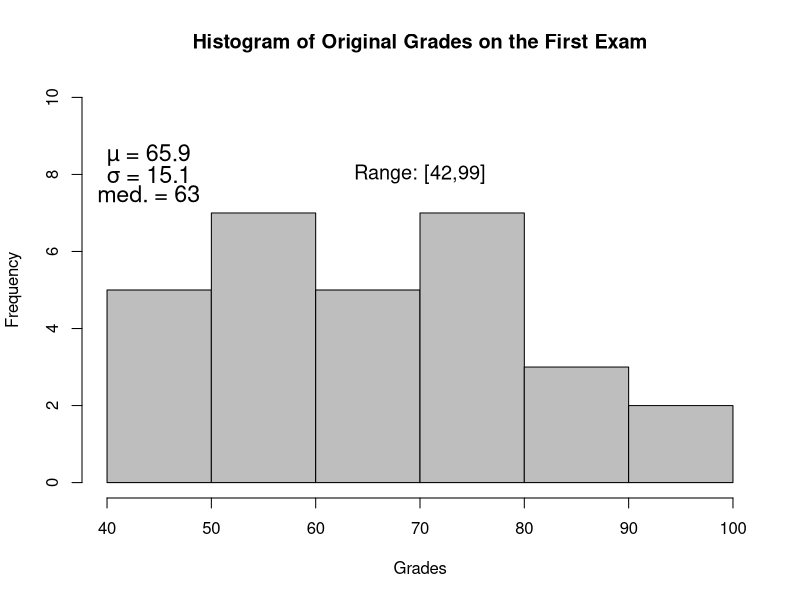
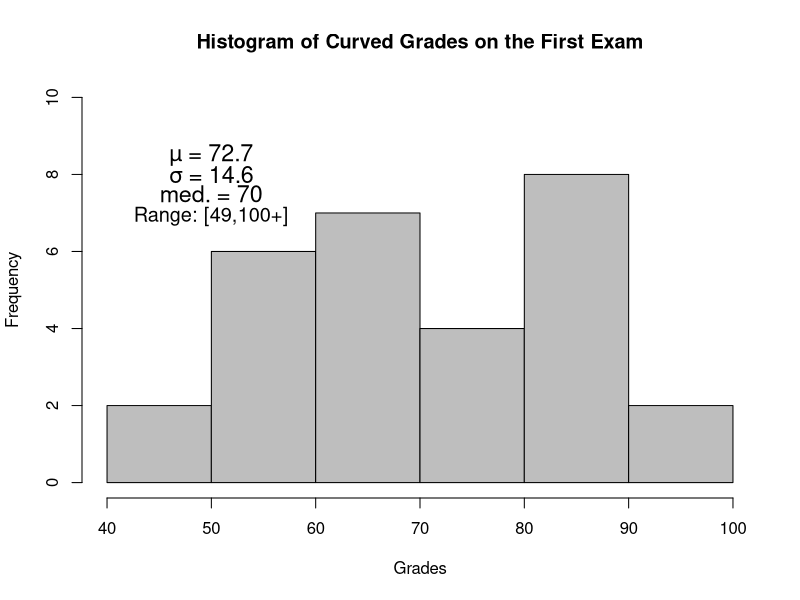
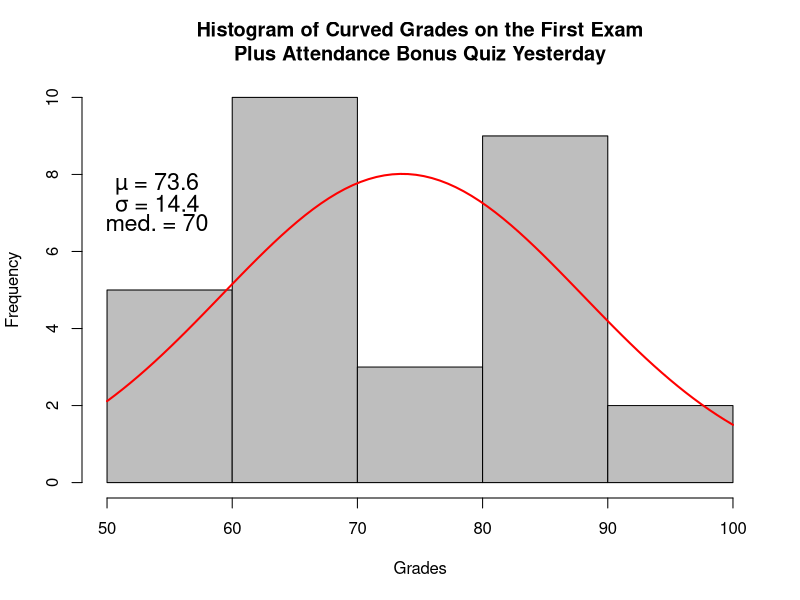
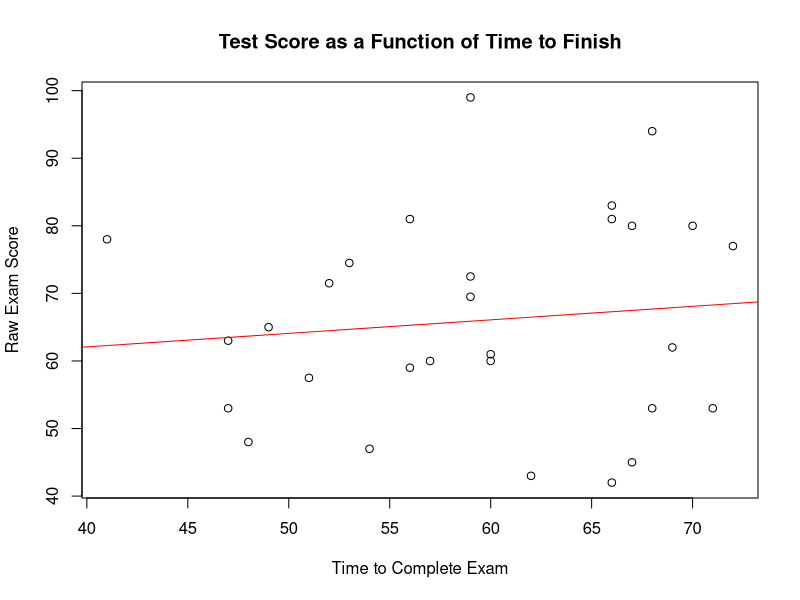

Write R code to recreate these figures, in order.
# A nice small script to provide some graphic insight to test grade distributions.

library(foreign)
# setwd("")

fontsize=10

# A function to draw a distribution normal curve over the histogram:
# (Thanks to Peter Dalgaard)
addNorm <- function(data,color,linewidth) {	
	xfit<-seq(min(data),max(data),length=80)
	yfit<-dnorm(xfit,mean=mean(data),sd=sd(data))
	yfit <- yfit*diff(h$mids[1:2])*length(data)
	lines(xfit, yfit, col=color, lwd=linewidth) 
return
}

addText <- function(xcoord,ycoord,avg,sd,med) {
	text(xcoord,ycoord,labels=paste("µ = ",avg,sep=""), cex=1.4)
	text(xcoord,(ycoord-0.5),labels=paste("σ = ",sd,sep=""),cex=1.4)
	text(xcoord,(ycoord-1.0),labels=paste("med. = ",med,sep=""),cex=1.4)
return
}

flatTop <- function(datavector,topofrange) {
	for(i in 1:length(datavector)) {
		if (datavector[i]>topofrange) { datavector[i]=topofrange }
	}
return(datavector)
}

# get grades for the first exam:
grades<-read.table("firsttest.tab", sep = "\t", header=TRUE, fill=TRUE)
attach(grades)

# Create summary statistics for Exam 1 raw values:
minimum=min(Exam1RAW)
maximum=max(Exam1RAW)
avg<-round(mean((Exam1RAW)),digits=1)
sd<-round(sd(Exam1RAW),digits=1)
mediangrade<-median(Exam1RAW)

png(filename="test1rawhistogram.png", 
    res=300, 
    bg="white", 
    type="quartz", 
    pointsize=fontsize, 
    width=6, height=6, 
    units="in"
    )

# Histogram
h<-hist(Exam1RAW,
        breaks=5,
        col="gray", 
        main="Histogram of Original Grades on the First Exam", 
        xlab="Grades", 
        ylim=c(0,10)
        )

# Annotation text:
addText(xcoord=44,ycoord=8.5,avg=avg,sd=sd,med=mediangrade)
text(70,8.0,labels=paste(paste(paste("Range: [",minimum,sep=""),maximum,sep=","),"]",sep=""),cex=1.2)
#text(50,6.75,labels=paste("Raw Min = ",minimum,sep=""),cex=1.4)
#text(50,6.25,labels=paste("Raw Max = ",maximum,sep=""),cex=1.4)

dev.off()


# Second Histogram

png(filename="test1histogram.png", 
    res=300, 
    bg="white", 
    type="quartz", 
    pointsize=fontsize, 
    width=6, height=6, 
    units="in"
    )

curve1<-flatTop((Exam1RAW+Curve),100)

avg<-round(mean((curve1)),digits=1)
sd<-round(sd(curve1),digits=1)
mediangrade<-median(curve1)
minimum=min(curve1)
maximum=max(curve1)

h<-hist(curve1,
        breaks=5,
        col="gray", 
        main="Histogram of Curved Grades on the First Exam", 
        cex=1.0, 
        xlab="Grades", 
        ylim=c(0,10)
        )

# Normal Curve (note--doesn't care if the distribution is not normal):
#addNorm(data=ComputedScore,color="red",linewidth=2)

# Annotation text:
addText(xcoord=50,
        ycoord=8.5,
        avg=avg,
        sd=sd,
        med=mediangrade
        )
text(50,6.9,
     labels=paste(paste(paste("Range: [",minimum,sep=""),maximum,sep=","),"+]",
                  sep=""),
     cex=1.2
     )
#text(50,6.75,labels=paste("Raw Min = ",minimum,sep=""),cex=1.4)
#text(50,6.25,labels=paste("Raw Max = ",maximum,sep=""),cex=1.4)

dev.off()


# Last Histogram:

set1<-flatTop(ComputedScore,100)
avg<-round(mean((set1)),digits=1)
sd<-round(sd(set1),digits=1)
mediangrade<-median(set1)

png(filename="test1histogram_withnormal.png", 
    res=300, bg="white", 
    type="quartz", 
    pointsize=fontsize, 
    width=6, height=6, 
    units="in"
    )

# Draw histogram
h<-hist(set1,breaks=5,
        col="gray", 
        main="Histogram of Curved Grades on the First Exam\nPlus Attendance Bonus Quiz Yesterday", 
        cex=1.0, 
        xlab="Grades", 
        ylim=c(0,10)
        )

# Normal Curve (note--doesn't care if the distribution is not normal):
addNorm(data=set1,color="red",linewidth=2)

# Annotation text:
addText(xcoord=54,ycoord=7.75,avg=avg,sd=sd,med=mediangrade)
#text(50,6.75,labels=paste(paste(paste("Raw Range: [",minimum,sep=""),maximum,sep=","),"]",sep=""),cex=1.2)

dev.off()

# Time to complete the exam: did it affect scores at all?

png(filename="test1timescatterplot.png", 
    res=300, bg="white", 
    type="quartz", 
    pointsize=fontsize, 
    width=6,height=6,
    units="in"
    )

grades$time<-(grades$TimeTurnedIn-1200)
# for tests less than two hours long:
for(i in 1:length(grades$time)){
  if (grades$time[i]>=100){
    grades$time[i]<-grades$time[i]-40
  } 
}

plot(grades$time,
     grades$Exam1RAW,
     xlab="Time to Complete Exam",
     ylab="Raw Exam Score",
     main="Test Score as a Function of Time to Finish"
     )

gradetime<-lm(grades$Exam1RAW~grades$time, data=grades)

abline(gradetime,col="red")

dev.off()


detach(grades)

# EOF